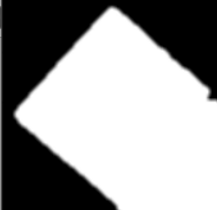
#> input picture img/tmp2.jpg, 217 x 210 px
$ jupyter execute depth_preprocessing.ipynb
#> lines starting #> are read from the running program, lines starting #| are printed output that depends on the picture; after the words box and inside, x2 and y2 are one past the last pixel; in counts of white or black regions, pixels touching at a corner belong together
[cell 1]
import cv2
import numpy as np
import matplotlib.pyplot as plt
img = cv2.imread("./img/tmp2.jpg" , cv2.IMREAD_GRAYSCALE )
#> img is the input picture: shape (210, 217); min 0, max 255, mean 150.2

[cell 2]
def imread(img_array):
    cv2.imshow("test" , img_array)
    cv2.waitKey(0)
    cv2.destroyAllWindows()

[cell 3]
canny = cv2.Canny(img , 100 , 200)
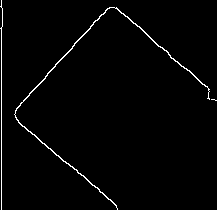
#> canny: shape (210, 217); 1.8% white in thin lines or dots

[cell 4]
imread(canny)

[cell 5]
countours , _ = cv2.findContours(canny , mode = cv2.RETR_EXTERNAL, method = cv2.CHAIN_APPROX_SIMPLE)
#> countours = 3 contours, 2 with area under 20; largest, box (x1, y1, x2, y2) and area: (14, 7, 210, 210) 255
max_countours = max(countours , key=cv2.contourArea)
#> max_countours = contour of 248 points, box (x1, y1, x2, y2) (14, 7, 210, 210), area 255
img_copy = np.zeros_like(img)
img_copy = cv2.drawContours(img_copy , max_countours , -1 , (255,255,255) )
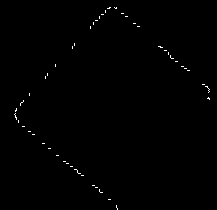
#> img_copy: shape (210, 217); 0.41% white in thin lines or dots, all inside (x1, y1, x2, y2) = (14, 7, 210, 210)
imread(img_copy)

$ run again, with img/tmp10.jpg copied over img/tmp2.jpg
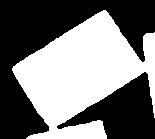
#> input picture img/tmp10.jpg, 155 x 139 px
#> img is the input picture: shape (139, 155); min 0, max 255, mean 119
#> `canny = cv2.Canny(img , 100 , 200)`:
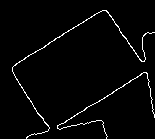
#> canny: shape (139, 155); 2.6% white in thin lines or dots, all inside (x1, y1, x2, y2) = (12, 10, 155, 139)
#> countours = 2 contours; box (x1, y1, x2, y2) and area: (12, 10, 155, 139) 68, (57, 72, 155, 139) 24
#> max_countours = contour of 342 points, box (x1, y1, x2, y2) (12, 10, 155, 139), area 68
#> `img_copy = cv2.drawContours(img_copy , max_countours , -1 , (255,255,2..`:
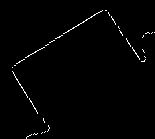
#> img_copy: shape (139, 155); 1.2% white in thin lines or dots, all inside (x1, y1, x2, y2) = (12, 10, 155, 139)
